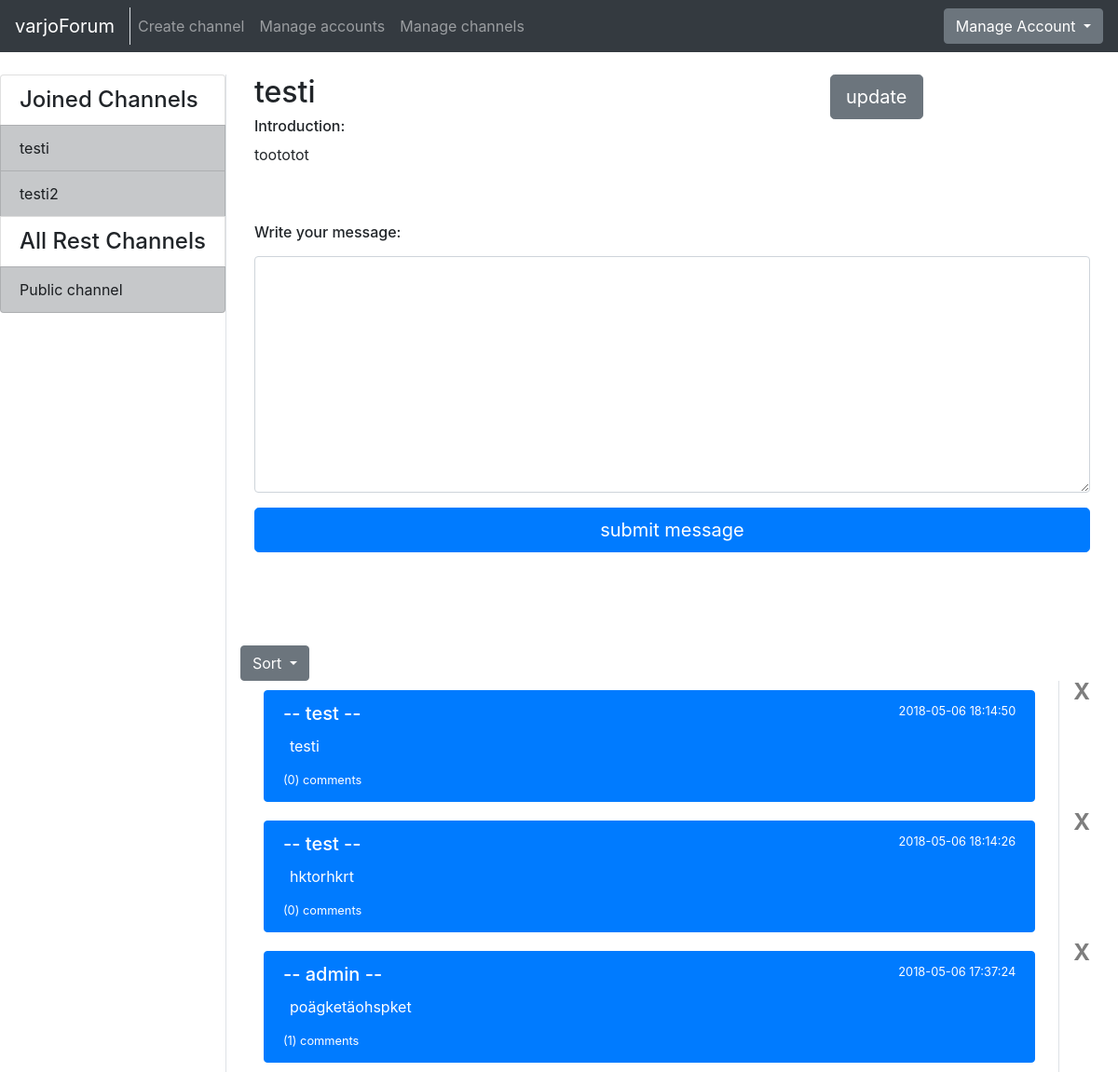
Screenshot of /channels/2/first/ (signed in) with the database file from the repository.
### application/channels/models.py (models this page shows, shortened)
class Channel(Base):
    name = db.Column(db.String(144), nullable=False)
    introduction = db.Column(db.Text, nullable=False)
    messages = db.relationship("Message", backref='Channel', lazy=True)
    accounts = db.relationship('Account', secondary=accounts, lazy='subquery',
        backref=db.backref('channels', lazy=True))
    @staticmethod
    def get_my_channels(account_id):
        stmt = text("SELECT Channel.id, Channel.name"
                    " FROM Channel, Account, Accounts"
                    " WHERE Channel.id = Accounts.channel_id"
                    " AND Account.id = Accounts.account_id"
                    " AND Account.id = :account_id").params(account_id=account_id)
        res = db.engine.execute(stmt)
        response = []
        for row in res:
            response.append({"channel_id":row[0], "channel_name":row[1]})
        return response
    @staticmethod
    def get_channels_where_not_in(account_id):
        stmt = text("SELECT channel.id, channel.name"
                    " FROM Channel"
                    " WHERE Channel.id NOT IN ("
                        " SELECT Channel.id"
                            " FROM Channel, Account, Accounts"
                            " WHERE Channel.id = Accounts.channel_id"
                            " AND Account.id = Accounts.account_id"
                            " AND Account.id = :account_id"
                    " )").params(account_id=account_id)
        res = db.engine.execute(stmt)
        response = []
        for row in res:
            response.append({"id":row[0], "name":row[1]})
        return response
    @staticmethod
    def is_joined(channel_id, account_id):
        stmt = text("SELECT Channel.id"
                    " FROM Channel, Account, Accounts"
                    " WHERE Channel.id = :channel_id"
                    " AND Channel.id = Accounts.channel_id"
                    " AND Account.id = :account_id"
                    " AND Account.id = Accounts.account_id").params(channel_id=channel_id, account_id=account_id)
        res = db.engine.execute(stmt)
        response = False
        for row in res:
            if row[0] == int(channel_id):
                response = True
        return response

### application/messages/models.py (models this page shows, shortened)
class Message(Base):
    body = db.Column(db.Text, nullable=False)
    writer = db.Column(db.String(144), nullable=False)
    account_id = db.Column(db.Integer, db.ForeignKey('account.id'), nullable=False)
    channel_id = db.Column(db.Integer, db.ForeignKey('channel.id'), nullable=False)
    comments = db.relationship("Comment", backref='message', lazy=True)
    @staticmethod
    def count_how_many_comments_get_first(channel_id):
        stmt = text("SELECT Channel.id, Message.id, Channel.name, Message.body, COUNT(Comment.id), Message.writer, Message.date_created, Message.account_id"
                    " FROM Channel, Message"
                    " LEFT JOIN Comment ON Message.id = Comment.message_id"
                    " WHERE Channel.id = Message.channel_id"
                        " and Channel.id = :channel_id"
                    " GROUP BY Channel.id, Message.id"
                    " ORDER BY Message.date_created DESC").params(channel_id=channel_id)
        res = db.engine.execute(stmt)
        response = []
        for row in res:
            response.append({"channel_id":row[0],
                            "message_id":row[1],
                            "channel_name":row[2],
                            "body":row[3],
                            "comment_count":row[4],
                            "writer":row[5],
                            "date":row[6],
                            "account_id":row[7] })
        return response

### application/channels/views.py (the view)
@app.route("/channels/<channel_id>/<sort>/", methods=["GET"])
@login_required
def one_channel_index(channel_id, sort):
    if channel_id == "1":
        return redirect(url_for('frontpage', sort="first"))
    query = []
    if sort == 'first':
        query= Message.count_how_many_comments_get_first(channel_id)
    elif sort == 'last':
        query = Message.count_how_many_comments_get_last(channel_id)
    return render_template("channels/channel.html",
                            messageform = MessageForm(),
                            channel = Channel.query.get(channel_id),
                            que = query ,
                            my_channels=Channel.get_my_channels(current_user.id),
                            all_channels=Channel.get_channels_where_not_in(current_user.id),
                            allready_join = Channel.is_joined(channel_id, current_user.id))

### application/messages/forms.py
class MessageForm(FlaskForm):
  body = TextAreaField("Write your message: ", [validators.length(min=2)])
  class Meta:
    csrf = False

### application/__init__.py (called while the page is built)
@login_manager.user_loader
def load_user(account_id):
  return Account.query.get(account_id)

### application/templates/channels/channel.html (shortened to what this page needs)
{% extends "layout.html" %}
{% block body %}
<div class="container">
  <div class="row">
    <div class="col">
      <h2>{{ channel.name }}</h2>
      <h6>Introduction:</h6>
      <p>{{ channel.introduction }}</p>
    </div>
    <div class="col">
    </div>
    <div class="col">
      {% if current_user.admin == True %}
        <a href="{{ url_for('channel_change', channel_id=channel.id) }}" >
          <button type="button" class="btn btn-secondary btn-lg" >update</button>
        </a>
      {% endif %}
    </div>
  </div>
  <div class="row">
  </div>
  <div class="row">
    {% if allready_join == True or current_user.admin == True %}
    <div class="col">
      {% if current_user.is_authenticated %}
        <form method="POST" action="{{ url_for('messages_create', channel_id=channel.id) }}" name="messageform"
            style="padding-bottom: 100px; padding-top: 30px">
          <div class="form-group">
            <h6>{{ messageform.body.label }}</h6>
            {{ messageform.body(class="form-control", rows=10) }}
          </div>
          <button type="submit" class="btn btn-primary btn-lg btn-block" >submit message</button>
        </form>
      {% endif %}
      <div class="row">
          <div class="btn-group" role="group">
            <button id="btnGroupDrop1" type="button" class="btn btn-secondary dropdown-toggle" data-toggle="dropdown" aria-haspopup="true"
                aria-expanded="false">
              Sort
            </button>
          </div>
      </div>
      {% for message in que %}
      <div class="row">
        <div class="col">
          <div class="list-group" style="padding: 10px">
            <a href="{{ url_for('message_index', channel_id=channel.id, message_id=message.message_id) }}"
                class="list-group-item list-group-item-action flex-column align-items-start active">
              <div class="d-flex w-100 justify-content-between">
                <h5 class="mb-1">-- {{ message.writer }} --</h5>
                <small>{{ message.date }}</small>
              </div>
              <p class="mb-1" style="padding: 7px">{{ message.body }}</p>
              <small>({{ message.comment_count }}) comments</small>
            </a>
          </div>
        </div>
        <div class="border-left">
          <div class="col">
            {% if current_user.admin == True or current_user.id == message.account_id %}
            <form action="{{ url_for('delete_message', channel_id=channel.id, message_id=message.message_id) }}" method="POST">
              <button type="submit" class="close">X</button>
            </form>
            {% endif %}
          </div>
        </div>
      </div>
      {% endfor %}
    </div>
    {% endif %}
  </div>
</div>
{% endblock %}

### application/templates/layout.html (shortened to what this page needs)
<!DOCTYPE html>
  <html>
    <head>
      <link rel="stylesheet" href="https://maxcdn.bootstrapcdn.com/bootstrap/4.0.0/css/bootstrap.min.css">
    </head>
    <body>
      <nav class="navbar navbar-expand-md navbar-dark bg-dark mb-4">
        <div class="border-right">
          <a class="navbar-brand" href="{{ url_for('index') }}">varjoForum</a>
        </div>
        <div class="collapse navbar-collapse" id="navbarCollapse">
          <ul class="navbar-nav mr-auto">
            {% if current_user.is_authenticated %}
              <li class="nav-item">
                <a class="nav-link" href="{{ url_for('channel_form') }}">Create channel</a>
              </li>
            {% endif %}
            {% if current_user.admin == True %}
              <li class="nav-item">
                <a class="nav-link" href="{{ url_for('account_list') }}">Manage accounts</a>
              </li>
              <li class="nav-item">
                <a href="{{ url_for('channel_manager') }}" class="nav-link">Manage channels</a>
              </li>
            {% endif %}
          </ul>
            <div class="btn-group">
              <button type="button" class="btn btn-secondary dropdown-toggle" data-toggle="dropdown" aria-haspopup="true" aria-expanded="false">
                {% if current_user.is_authenticated %}
                  Manage Account
                {% else %}
                  Login
                {% endif %}
              </button>
            </div>
        </div>
      </nav>
      <div class="container-fluid" >
        <div class="row">
            <div class="border-right">
              <div class="col-sx" >
                <div style="float: left">
                  <div class="list-group">
                  {% if current_user.is_authenticated %}
                    {% if my_channels %}
                    <h4 class="list-group-item">Joined Channels</h4>
                    {% endif %}
                    {% for my_channel in my_channels %}
                        <a href="{{ url_for('one_channel_index', channel_id=my_channel.channel_id, sort='first') }}"
                            class="list-group-item list-group-item-action list-group-item-dark">
                        {{ my_channel.channel_name }}
                        </a>
                    {% endfor %}
                    <h4 class="list-group-item">All Rest Channels</h4>
                {% else %}
                {% if all_channels %}
                <h4 class="list-group-item">All Channels</h4>
                {% endif %}
                {% endif %}
                {% for channel in all_channels %}
                <a href="{{ url_for('one_channel_index', channel_id=channel.id, sort='first') }}"
                    class="list-group-item list-group-item-action list-group-item-dark">
                  {{ channel.name }}
                </a>
                {% endfor %}
              </div>
              </div>
              </div>
          </div>
          <div class="col">
            {% block body %}{% endblock %}
          </div>
        </div>
    </body>
  </html>

### rows the page displays
Channel: channel_name "testi", name "testi", introduction "toototot"
Channel: channel_name "testi2"
Channel: name "Public channel"
Message: writer "test", date "2018-05-06 18:14:50", body "testi", comment_count "0"
Message: writer "test", date "2018-05-06 18:14:26", body "hktorhkrt", comment_count "0"
Message: writer "admin", date "2018-05-06 17:37:24", body "poägketäohspket", comment_count "1"

### other values shown
{{ messageform.body.label }} "Write your message:"
